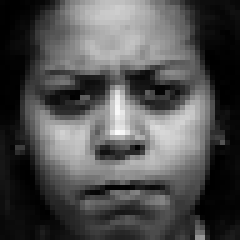
#> input picture assets/ck+/ck/CK+48/anger/S022_005_00000030.png, 48 x 48 px (shown 5 times larger); its folder holds only this picture in this run
$ python assetloader.py
#> lines starting #> are read from the running program, lines starting #| are printed output that depends on the picture
import numpy as np
import cv2 as cv
import pickle as pk
import matplotlib.pyplot as plt
import os


# Function that blurs and equalizes the image before returning it
def preprocess_img(img):
    img = cv.GaussianBlur(img, (3, 3), 1)
    img = cv.equalizeHist(img)
    # img = cv.Canny(img, 250, 400)
    return img

# Open Image and convert it to grayscale (the images are already in greyscale, but I am doing this to avoid any issue)
# img2 = cv.imread("../assets/ck+/ck/CK+48/anger/S029_001_00000018.png", cv.IMREAD_GRAYSCALE)
img2 = cv.imread("../assets/ck+/ck/CK+48/anger/S042_004_00000020.png", cv.IMREAD_GRAYSCALE)
#
# print(img2.shape)
#
# # Plot the image
# plt.imshow(img2, cmap="gray")
# plt.show()
#
# im = cv.GaussianBlur(img2, (3, 3), 1)
# plt.imshow(im, cmap="gray")
# plt.show()
#
# # histogram equilization
# dist = cv.equalizeHist(im)
#
# plt.imshow(dist, cmap="gray")
# plt.show()
#
# img3 = preprocess_img(cv.imread("../assets/ck+/ck/CK+48/anger/S042_004_00000020.png", cv.IMREAD_GRAYSCALE))
# plt.imshow(img3, cmap="gray")
# plt.show()

# List of emotions. Each emotion in the model will be represented by its index in  this list
emotions = ["anger", "contempt", "disgust", "fear", "happy", "sadness", "surprise"]

# Folder containing the dataset
asset_folder = "../assets/ck+/ck/CK+48"

dataset = []
# Load dataset
for emotion in emotions:
    path = os.path.join(asset_folder, emotion)
    img_emotion = emotions.index(emotion)
    for img_name in os.listdir(path):
        img = cv.imread(os.path.join(path, img_name), cv.IMREAD_GRAYSCALE)
#> img is the input picture: shape (48, 48); min 0, max 252, mean 79.5
        img = preprocess_img(img)
#> in preprocess_img, `img = cv.GaussianBlur(img, (3, 3), 1)`:
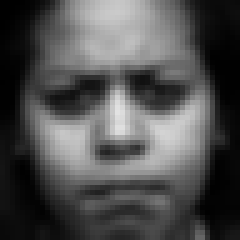
#> img: shape (48, 48) (shown 5 times larger); min 0, max 226, mean 79.5
#> in preprocess_img, `img = cv.equalizeHist(img)`:
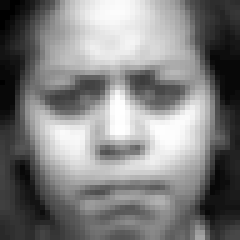
#> img: shape (48, 48) (shown 5 times larger); min 0, max 255, mean 127.9
        dataset.append([img_emotion, img])
#> pass 2 of the loop `for emotion in emotions:`:
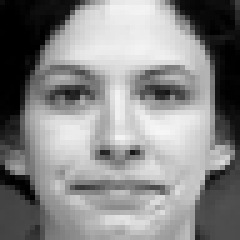
#> input picture assets/ck+/ck/CK+48/contempt/S138_008_00000008.png, 48 x 48 px (shown 5 times larger)
#> img is the input picture: shape (48, 48); min 0, max 246, mean 136
#> in preprocess_img (call 2), `img = cv.GaussianBlur(img, (3, 3), 1)`:
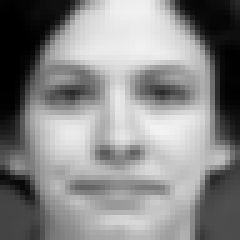
#> img: shape (48, 48) (shown 5 times larger); min 0, max 242, mean 136.1
#> in preprocess_img (call 2), `img = cv.equalizeHist(img)`:
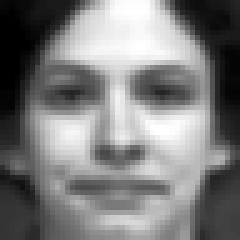
#> img: shape (48, 48) (shown 5 times larger); min 0, max 255, mean 124.7
#> (the run stopped early here; a loop or call above may not have finished)
